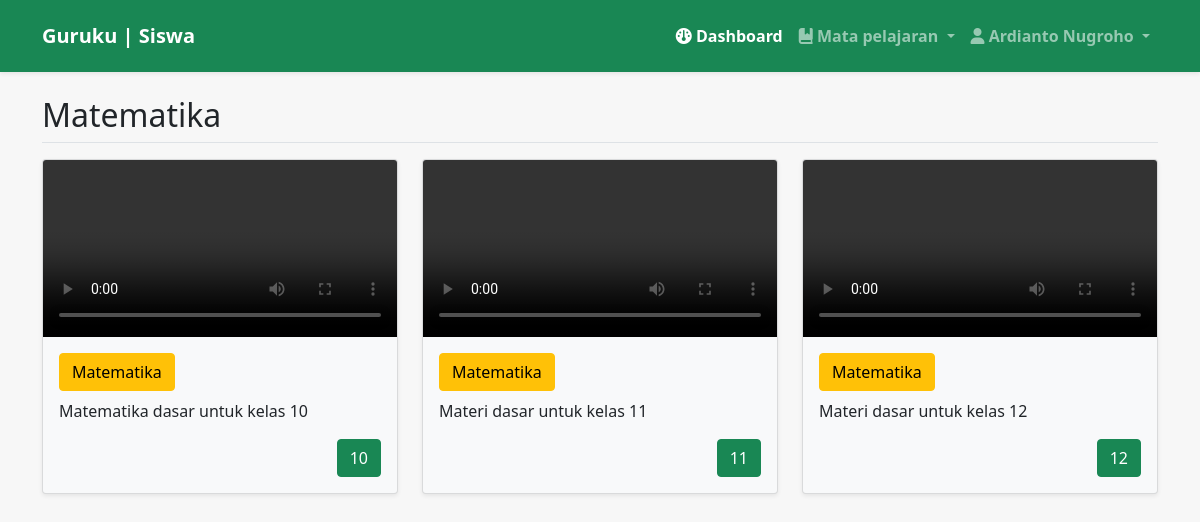
The app's page /back/siswa/index.php?page=Matematika (signed in) with its own data.
### tables this page shows
CREATE TABLE `materi` (
  `id_materi` int(11) NOT NULL,
  `nip` int(50) NOT NULL,
  `kelas_id` int(11) NOT NULL,
  `nama_guru` varchar(255) DEFAULT NULL,
  `nama_mapel` varchar(255) DEFAULT NULL,
  `video` varchar(255) DEFAULT NULL,
  `deskripsi` text DEFAULT NULL,
  `kelas` varchar(255) DEFAULT NULL
);

CREATE TABLE `kelas` (
  `id_kelas` int(11) NOT NULL,
  `nama_kelas` varchar(255) DEFAULT NULL
);

### back/siswa/mapel/matematika.php (the view)
<h2 class="border-bottom pb-2">Matematika</h2>
        <div class="row justify-content-center mb-3 mt-3">
            <?php
            include '../../config/koneksi.php';
                $query=mysqli_query($koneksi,"SELECT * FROM materi JOIN kelas ON materi.kelas_id = kelas.id_kelas WHERE nama_mapel='Matematika'");
                if (mysqli_num_rows($query) > 0) {
                    foreach($query as $data){
            ?>
               <div class="col-md-4 mb-3">
                <div class="card bg-light shadow-sm">
                    <video src="../guru/materi/video/<?= $data['video'] ?>" controls class="card-img-top"></video>
                        <div class="card-body">
                            <a href="index.php?page=<?= $data['nama_mapel']?>" class="btn btn-warning mb-2"><?= $data['nama_mapel']?></a>
                            <p class="card-text"><?= $data['deskripsi']?></p>
                            <p class="card-text text-end"><small class="text-muted"><a href="index.php?page=kelas_<?= $data['nama_kelas']?>" class="btn btn-success"><?= $data['nama_kelas']?></a></small></p>
                        </div>
                    </div>
               </div>
            <?php
            }
         } else{
            ?>
                <div class="alert alert-danger">Tidak ada materi</div>
            <?php
            }
            ?>
        </div>

### records on screen
materi: nama_mapel "Matematika", deskripsi "Matematika dasar untuk kelas 10", kelas.nama_kelas "10"
materi: nama_mapel "Matematika", deskripsi "Materi dasar untuk kelas 11", kelas.nama_kelas "11"
materi: nama_mapel "Matematika", deskripsi "Materi dasar untuk kelas 12", kelas.nama_kelas "12"

### other values on screen
$_SESSION['nama'] "Ardianto Nugroho"
